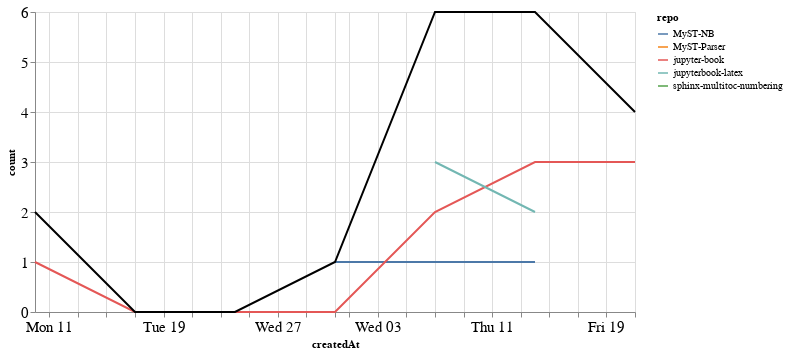

The notebook cell this image was saved under:
### Markdown cell above
### Comments

### Code cell
comments_time = comments.groupby('repo').resample('W', on='createdAt').count()['author'].reset_index()
comments_time = comments_time.rename(columns={'author': 'count'})
comments_time_total = comments_time.groupby('createdAt').agg({"count": "sum"}).reset_index()
ch1 = alt.Chart(comments_time, width=600).mark_line().encode(
    x='createdAt',
    y='count',
    color='repo',
    tooltip="repo"
)

ch2 = alt.Chart(comments_time_total, width=600).mark_line(color="black").encode(
    x='createdAt',
    y='count',
)

ch1 + ch2

### Figure 1 — Vega-Lite specification as saved in the notebook (floating-point values rounded to 4 significant figures)
{"config": {"axisLeft": {"labelFontSize": 15}, "axisBottom": {"labelFontSize": 15}}, "layer": [{"data": {"name": "data-a53645e3303218e1a7190b193a0385d1"}, "mark": "line", "encoding": {"color": {"type": "nominal", "field": "repo"}, "tooltip": {"type": "nominal", "field": "repo"}, "x": {"type": "temporal", "field": "createdAt"}, "y": {"type": "quantitative", "field": "count"}}, "width": 600}, {"data": {"name": "data-308409207e96aa7ada1bb259ae2e0b1d"}, "mark": {"type": "line", "color": "black"}, "encoding": {"x": {"type": "temporal", "field": "createdAt"}, "y": {"type": "quantitative", "field": "count"}}, "width": 600}], "$schema": "https://vega.github.io/schema/vega-lite/v4.8.1.json", "datasets": {"data-a53645e3303218e1a7190b193a0385d1": [{"repo": "MyST-NB", "createdAt": "2021-01-31T00:00:00", "count": 1}, {"repo": "MyST-NB", "createdAt": "2021-02-07T00:00:00", "count": 1}, {"repo": "MyST-NB", "createdAt": "2021-02-14T00:00:00", "count": 1}, {"repo": "MyST-Parser", "createdAt": "2021-02-21T00:00:00", "count": 1}, {"repo": "jupyter-book", "createdAt": "2021-01-10T00:00:00", "count": 1}, {"repo": "jupyter-book", "createdAt": "2021-01-17T00:00:00", "count": 0}, {"repo": "jupyter-book", "createdAt": "2021-01-24T00:00:00", "count": 0}, {"repo": "jupyter-book", "createdAt": "2021-01-31T00:00:00", "count": 0}, {"repo": "jupyter-book", "createdAt": "2021-02-07T00:00:00", "count": 2}, {"repo": "jupyter-book", "createdAt": "2021-02-14T00:00:00", "count": 3}, {"repo": "jupyter-book", "createdAt": "2021-02-21T00:00:00", "count": 3}, {"repo": "jupyterbook-latex", "createdAt": "2021-02-07T00:00:00", "count": 3}, {"repo": "jupyterbook-latex", "createdAt": "2021-02-14T00:00:00", "count": 2}, {"repo": "sphinx-multitoc-numbering", "createdAt": "2021-01-10T00:00:00", "count": 1}], "data-308409207e96aa7ada1bb259ae2e0b1d": [{"createdAt": "2021-01-10T00:00:00", "count": 2}, {"createdAt": "2021-01-17T00:00:00", "count": 0}, {"createdAt": "2021-01-24T00:00:00", "count": 0}, {"createdAt": "2021-01-31T00:00:00", "count": 1}, {"createdAt": "2021-02-07T00:00:00", "count": 6}, {"createdAt": "2021-02-14T00:00:00", "count": 6}, {"createdAt": "2021-02-21T00:00:00", "count": 4}]}}
